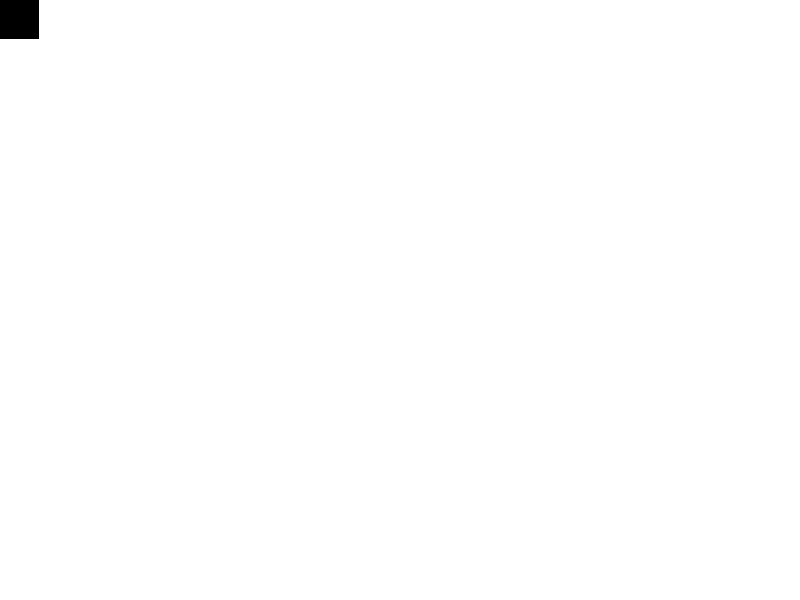
Frame 1 (no input)
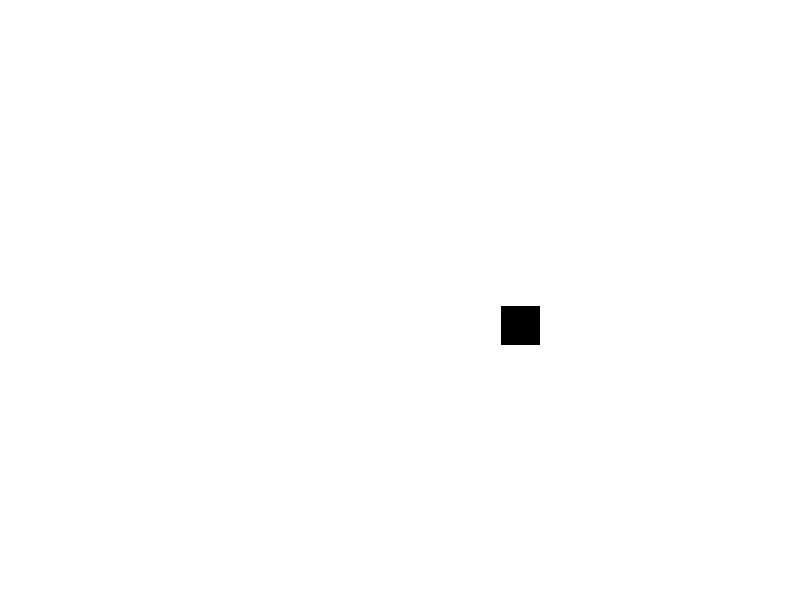
Frame 60 (the mouse pressed at the canvas centre just before this capture)
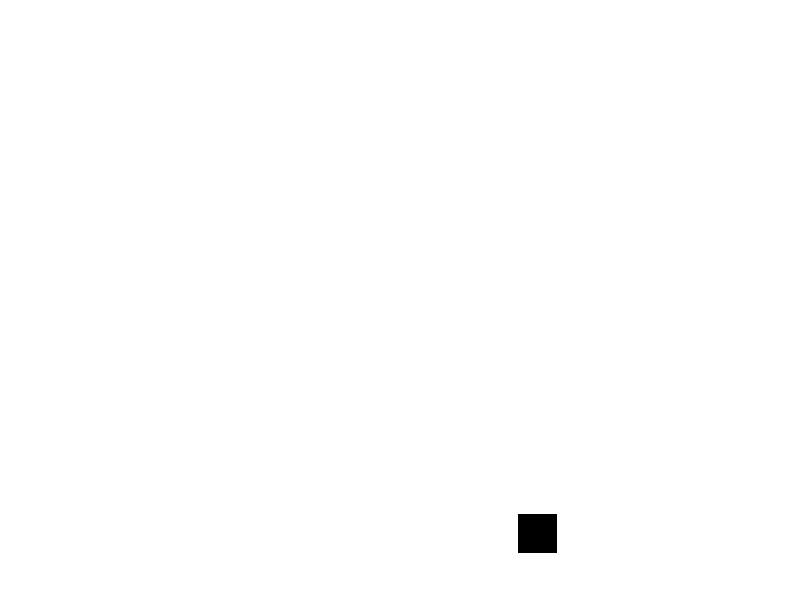
Frame 120 (the mouse held since frame 60 and released just before this capture)

The Processing sketch that drew these frames (run headless with seeded random() and noise(); from frame 60 on, the mouse is pressed at the canvas centre):

// Processing sketch: simple_motion2
// ── simple_motion2.pde
float x, y;
float spdX=8.5, spdY=5.2;

void setup(){
  size(800, 600);
  fill(0);
}

void draw(){
  background(255);
  speedBlock(38, 38);
}





// ── speedBlock.pde
void speedBlock(float w, float h) {

  rect(x, y, w, h);
  x += spdX;
  y += spdY;

  if (x > width-w) {
    spdX *= -1;
    // (spdX = spdX*-1)
  }
  if (x < 0) {
    spdX *= -1;
    // (spdX = spdX*-1)
  }

  if (y > height-h) {
    spdY *= -1;
    // (spdX = spdX*-1)
  }
  if (y < 0) {
    spdY *= -1;
    // (spdX = spdX*-1)
  }
}
